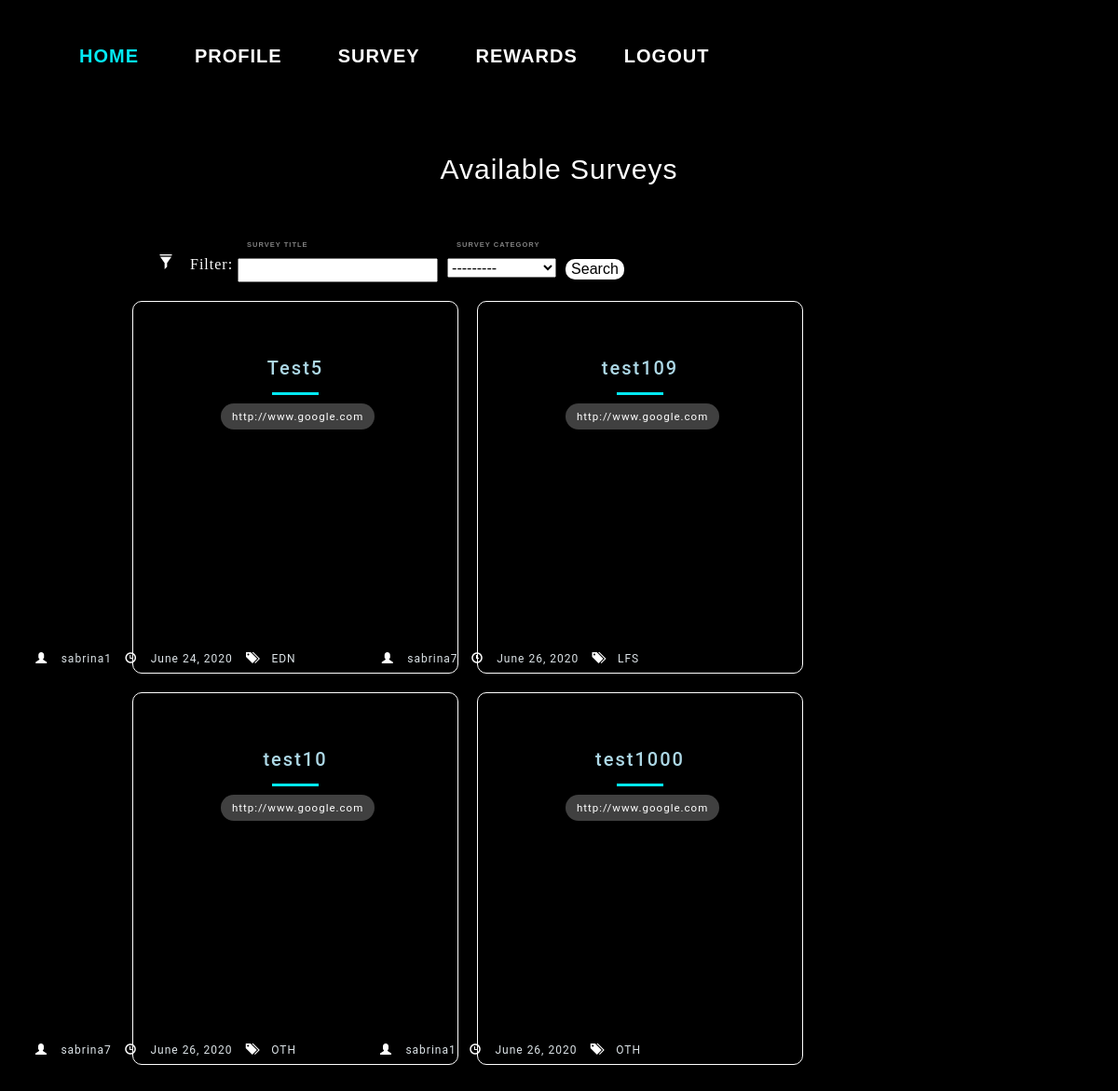
The app's page /dashboard/ (signed in), older data.
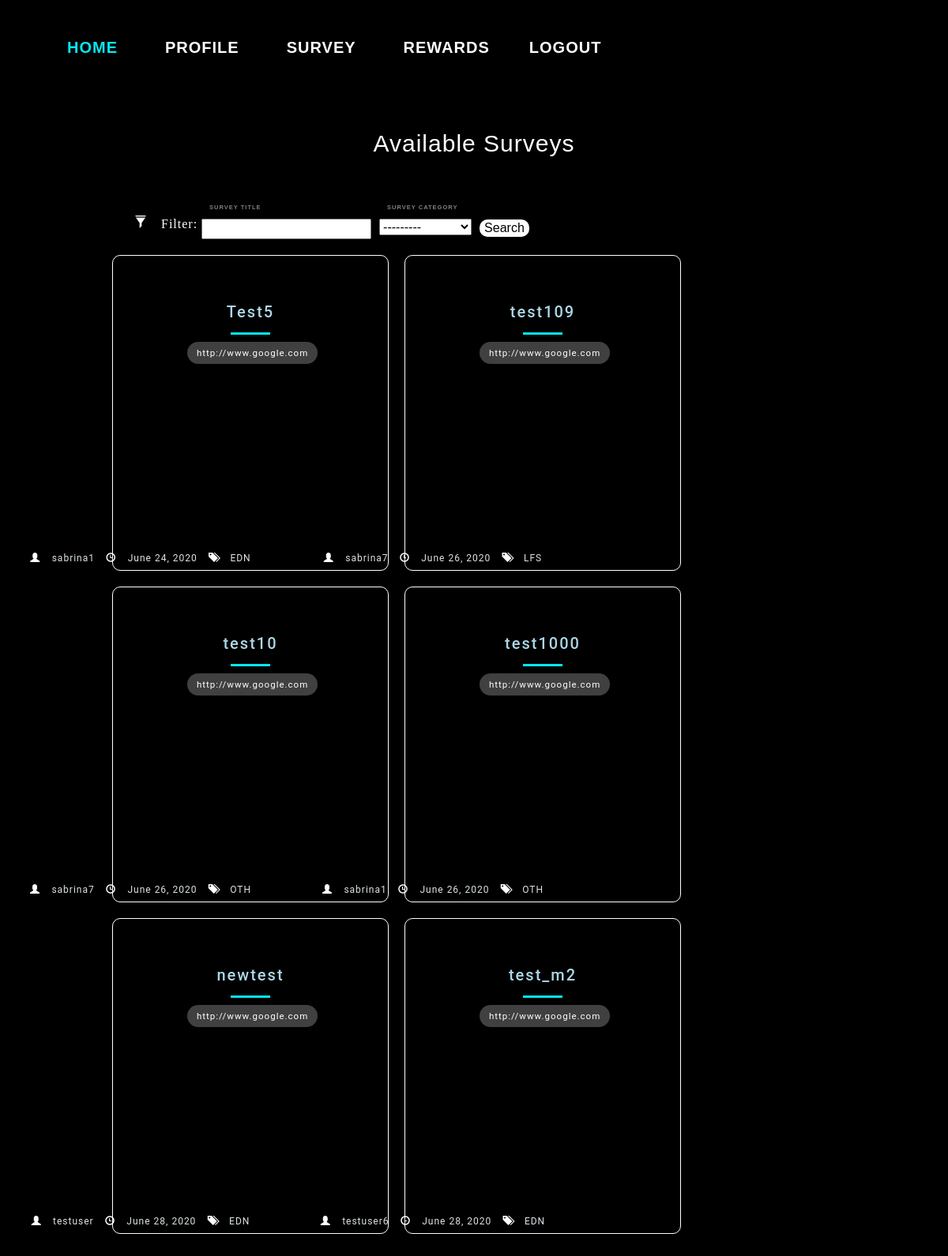
The same page, newer data.
### survey/models.py (models this page shows, shortened)
class UploadSurvey(models.Model):
    user = models.ForeignKey(to=User, null=True, on_delete=models.SET_NULL,blank=True)
    uploadDate = models.DateField(default=timezone.now)
    surveytitle = models.CharField('Survey Title', max_length=100)
    surveylink = models.URLField('Survey Link', max_length=200)
    surveydescription = models.CharField('Survey Description',
        max_length=5000,
        help_text="Include your survey dscription here!")
    surveycategory_choices = [
    ('EDN','Education'),
    ('HTC','Healthcare'),
    ('LFS','Lifestyle'),
    ('NUS','NUS-Related'),
    ('OTH','Others')]
    surveycategory = models.CharField('Survey Category',choices=surveycategory_choices, max_length=100, default='OTH')
    gender_filter=models.ManyToManyField(GenderFilter,blank=True)
    singaporean_filter=models.ManyToManyField(SingaporeanFilter, blank=True)
    faculty_filter=models.ManyToManyField(FacultyFilter,blank=True)
    year_filter=models.ManyToManyField(YearFilter,blank=True)
    residential_filter=models.ManyToManyField(ResidentialFilter, blank=True)

### survey/views.py (the view)
# urls.py: path('dashboard/', survey_views.dashboard_view, name='dashboard'),
@login_required
def dashboard_view(request):
    profile=request.user.userprofileinfo
    try:
        target_filter= UploadSurvey.objects.filter(
                gender_filter__gender_filter=profile.gender,
                year_filter__year_filter=profile.year_in_school,
                faculty_filter__faculty_filter=profile.faculty,
                singaporean_filter__singaporean_filter=profile.singaporean,
                residential_filter__residential_filter=profile.currentresidentialtype
            ).exclude(user=request.user).exclude(id__in=CompletedSurveys.objects.get(user=request.user).completedsurveys.values_list('id',flat=True))
    except:
        target_filter= UploadSurvey.objects.filter(
                gender_filter__gender_filter=profile.gender,
                year_filter__year_filter=profile.year_in_school,
                faculty_filter__faculty_filter=profile.faculty,
                singaporean_filter__singaporean_filter=profile.singaporean,
                residential_filter__residential_filter=profile.currentresidentialtype
            ).exclude(user=request.user)
    survey_filter= SurveyFilter(request.GET, queryset=target_filter)
    context={
        'dashboardfilter': survey_filter
    }
    return render(request, 'survey/dashboard.html',context)

### survey/templates/survey/dashboard.html (shortened to what this page needs)
{% extends "survey/base.html" %}
{% load static %}
{% block css %}
<link rel="stylesheet" type="text/css" href="{% static 'survey/tracksurvey.css'%}">
<link rel="stylesheet" type="text/css" href="{% static 'accounts/profile.css'%}">
{% endblock %}
{% block navbar %}
<div class="nav_box">
<header class="navbarheader">
<div class=nav>
  <ul class=navbarlist>
    <a href="{% url 'survey:dashboard' %}" role="button" class="active">Home</a>
    <a href="{% url 'accounts:profile' %}" role="button">Profile</a>
    <a href="{% url 'survey:survey' %}" role="button" >Survey</a>
    <a href="{% url 'survey:shoprewards' %}" role="button">Rewards</a>
    <a href="{% url 'logout' %}" id="logout">Logout</a>
  </ul>
</div>
</header>
</div>
{% endblock %}
{% block body_block %}
{% load widget_tweaks %}
<div class="main">
    <h1> Available Surveys </h1>
    <form method="get">
      <div class="filter-form">
      <span class="glyphicon glyphicon-filter filter" aria-hidden="true" style="color:white"> Filter: </span>
      <div>
      <label for="survey-title" class="login__label"> Survey Title</label>
      {{dashboardfilter.form.surveytitle}}
      </div>
      <div>
      <label for="survey-cat" class="login__label"> Survey Category</label>
      {{dashboardfilter.form.surveycategory}}
      </div>
      <div>
      <button class='search' type="submit">Search</button>
      </div>
    </div>
    </form>
    <ul class="cards">
        {% for survey in dashboardfilter.qs %}
        <li class="cards_item">
        <div class="blog-card">
            <div class="title-content">
              <h3>
                <a href="{% url 'survey:tracksurvey-detail' survey.id %}" style="color:lightblue"> {{survey.surveytitle}} </a>
            </h3>
              <hr />
              <div class="intro">
                <a href="{% url 'survey:completedsurveys_update' pk=survey.pk %}" target="_self" onclick="window.open('{{survey.surveylink}}');" class="surveylinkbutton" >{{survey.surveylink}}</a>
              </div>
            </div>
            <div>
              <ul class="utility-list">
                <span class="glyphicon glyphicon-user" aria-hidden="true" style="color:white"> </span>
                <li class="user">{{survey.user}}</li>
                <span class="glyphicon glyphicon-time" aria-hidden="true" style="color:white"> </span>
                <li class="date">{{survey.uploadDate}}</li>
                <span class="glyphicon glyphicon-tags" aria-hidden="true" style="color:white"> </span>
                <li class="tags">{{survey.surveycategory}}</li>
              </ul>
            </div>
            <div class="color-overlay"></div>
          </div>
      </li>
      {% endfor %}
    </ul>
</div>
{%endblock%}

### survey/templates/survey/base.html (shortened to what this page needs)
{%load static%}
<!DOCTYPE html>
<html>
  <head>
    <link rel="stylesheet" href="https://maxcdn.bootstrapcdn.com/bootstrap/3.3.7/css/bootstrap.min.css">
    <link rel="stylesheet" type="text/css" href="{% static 'survey/base.css' %}">
    <link rel="stylesheet" type="text/css" href="{% static 'survey/nav.css' %}">
    {% block css %}
    {% endblock %}
  </head>
  {% block navbar %}
  {% endblock %}
  <br></br>
  <br></br>
  <br></br>
  <body id="stars stars2 stars3">
    {% block body_block %}
    {% endblock %}
  </body>
</html>

### survey/static/survey/base.css (style rules this page uses)
html { height: 100%; }
body { background: #000000; margin: auto; font-family: "Trebuchet MS", monospace; }
div { padding:5px; }

### survey/static/survey/nav.css (style rules this page uses)
.navbarheader { color: white; display: flex; align-items: center; justify-content: center; overflow: hidden; display: flex; align-items: center; justify-content: center; flex-direction: row; height:100px; position:fixed; }
.navbarlist { display: flex; list-style-type: none; }
.navbarlist a { margin: 10px 30px; position: relative; color: white; font-family: 'Oswald', sans-serif; font-size: 20px; font-weight: bold; text-transform: uppercase; text-decoration: none; }
.navbarlist a:before { position: absolute; bottom: -2px; content: ''; width: 100%; height: 3px; background: #03e9f4; transform: translateX(-100%); opacity: 0; }
.navbarlist .active { color: #03e9f4; }
#logout { margin-left: 20px; }

### survey/static/survey/tracksurvey.css (style rules this page uses)
html { background: black; }
body { color: white; font-family: 'Quicksand', serif; font-style: normal; font-weight: 400; letter-spacing: 0; padding: 1rem; }
.main { max-width: 1600px; margin: 0px auto; }
h1 { font-size: 30px; font-weight: 400; text-align: center; }
.cards { display: flex; flex-wrap: wrap; list-style: none; padding: 10%; margin-top: -10%; }
.cards_item { display: flex; padding: 1rem; }
.blog-card { border: 1px solid white; width: 350px; height: 400px; overflow: hidden; border-radius: 10px; box-shadow: 3px 3px 20px rgba(0, 0, 0, .5); text-align: center; }
.blog-card .color-overlay { border-color: white; width: 350px; height: 1000px; transition: background-color 0.3s cubic-bezier(0.33, 0.66, 0.66, 1); margin-top: -500px; margin-left: -5px }
.title-content { text-align: center; width: 100%; margin: 30px 0 0 0; line-height: 10px; }
h3 { font-size: 20px; font-weight: 500; letter-spacing: 2px; color: #9cc9e3; font-family: 'Roboto', sans-serif; margin-bottom: 10px; }
hr { width: 50px; height: 3px; margin: 15px auto; border: 0; background: #03e9f4; }
.intro { width: 170px; margin: 0 auto; color: #dce3e7; font-family: 'Roboto', sans-serif; font-size: 13px; line-height: 5px; }
.utility-list { list-style-type: none; padding: 0; width: 100%; position: absolute; margin-left: -570px; margin-top: 230px; font-size:12px; }
.utility-list li { margin: 5px -10px 5px 0; padding: 0 20px 0 30px; display: inline-block; color: #dce3e7; font-family: 'Roboto', sans-serif; }
.utility-list li.user { margin-left:-20px; }
.utility-list li.date { margin-left:-20px; }
.utility-list li.tags { margin-left:-20px; }
.surveylinkbutton { color: white; font-size: 1.15rem; width: 100%; padding: .5rem 1rem; border: 2px solid transparent; outline: none; border-radius: 1.5rem; background-color: rgba(255, 255, 255, 0.25); letter-spacing: 1px; }
.filter-form { color: black; display: flex; flex-wrap: wrap; list-style: none; margin-left: 150px; margin-top: 50px; }
.filter { margin-top: 20px; }
.search { margin-top: 20px; background-color:white; border: none; border-radius: 10px; }

### accounts/static/accounts/profile.css (style rules this page uses)
body { background-color: black; font-family: 'Montserrat', sans-serif; font-size: 16px; line-height: 1.25; letter-spacing: 1px; }
* { box-sizing: border-box; transition: .25s all ease; }
.login__label { display: block; padding-left: 1rem; }
.login__label, .login__label--checkbox { color: rgba(255, 255, 255, 0.5); text-transform: uppercase; font-size: .75rem; margin-bottom: 1rem; }

Row changes from the older to the newer data that the page shows:
added UploadSurvey: surveytitle "newtest", surveylink "http://www.google.com", user "testuser", uploadDate "June 28, 2020", surveycategory "EDN"
added UploadSurvey: surveytitle "test_m2", surveylink "http://www.google.com", user "testuser6", uploadDate "June 28, 2020", surveycategory "EDN"
